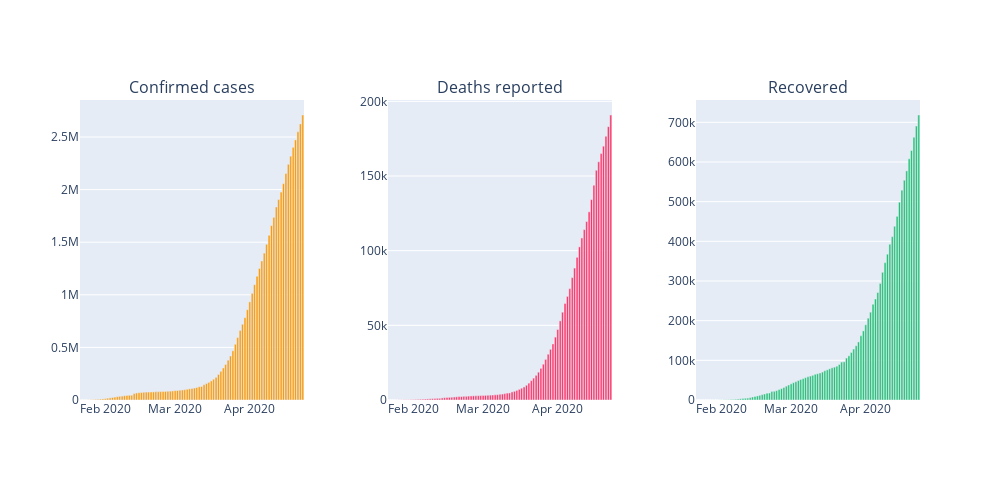

The code cell stored with this chart in its notebook:
### Markdown cell above
## Cases over time

### Code cell
fig_c = px.bar(day_wise, x="Date", y="Confirmed", color_discrete_sequence = [act])
fig_d = px.bar(day_wise, x="Date", y="Deaths", color_discrete_sequence = [dth])
fig_r = px.bar(day_wise, x="Date", y="Recovered", color_discrete_sequence =[rec])
fig = make_subplots(rows=1, cols=3, shared_xaxes=False, horizontal_spacing=0.1,
                    subplot_titles=('Confirmed cases', 'Deaths reported','Recovered'))

fig.add_trace(fig_c['data'][0], row=1, col=1)
fig.add_trace(fig_d['data'][0], row=1, col=2)
fig.add_trace(fig_r['data'][0], row=1, col=3)
fig.update_layout(height=480)
fig.update_layout(width=1000)
fig.show()
